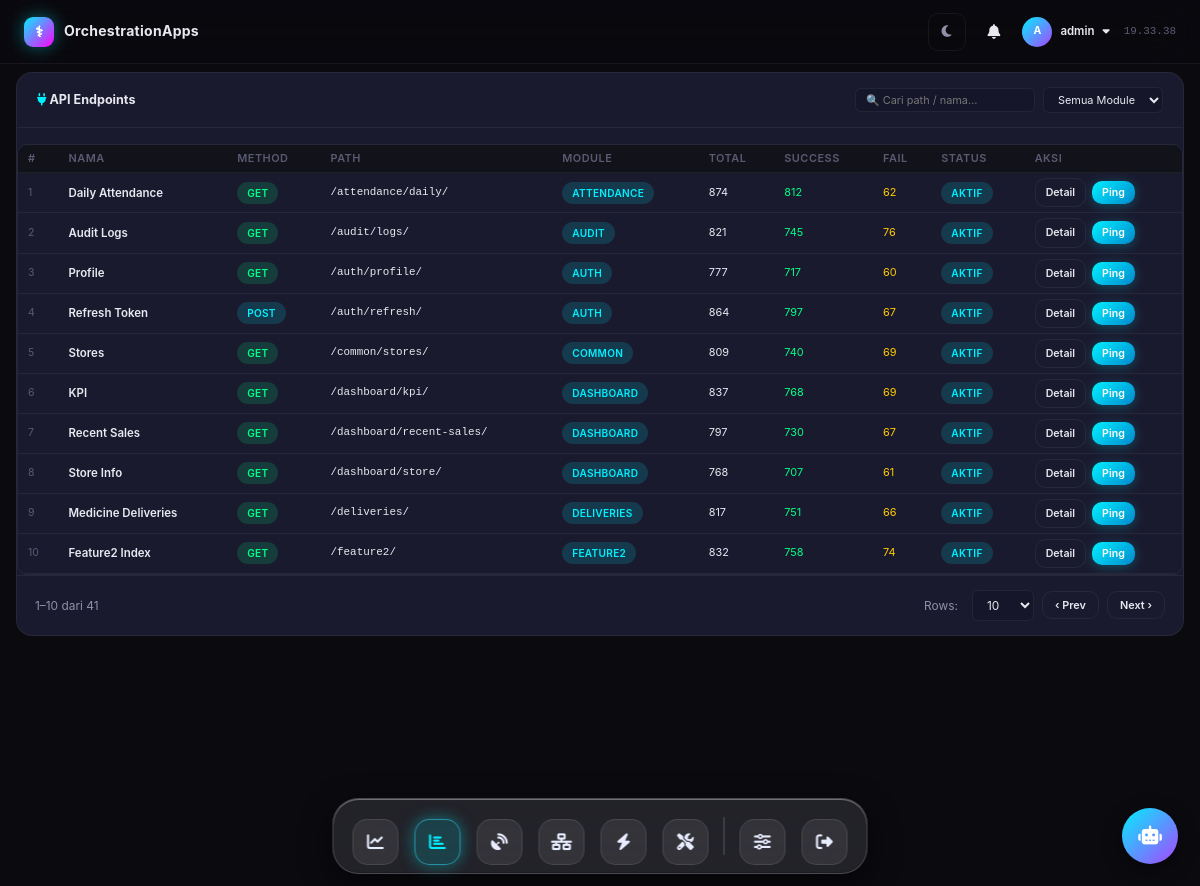
Page /endpoints/ (signed in) on the committed database.
### apps/monitor/models.py (models this page shows, shortened)
class APIEndpoint(models.Model):
    name = models.CharField(max_length=120)
    method = models.CharField(max_length=10, default="GET")
    path = models.CharField(max_length=255)  # e.g. /auth/login/
    module = models.CharField(max_length=60, default="general")
    is_active = models.BooleanField(default=True)
    created_at = models.DateTimeField(auto_now_add=True)
    class Meta:
        ordering = ["module", "name"]

### apps/monitor/views.py (the view)
# urls.py: path("endpoints/", views.endpoint_list, name="endpoint_list"),
@login_required
def endpoint_list(request):
    endpoints = APIEndpoint.objects.annotate(
        total=Count("logs"),
        success=Count("logs", filter=Q(logs__status="success")),
        fail=Count("logs", filter=Q(
            Q(logs__status="fail") | Q(logs__status="error")
        )),
    ).order_by("module", "name")
    context = {"endpoints": endpoints, "active_menu": "endpoints"}
    return render(request, "monitor/endpoints.html", context)

### templates/monitor/endpoints.html (shortened to what this page needs)
{% extends "base.html" %}
{% block content %}
<div class="card">
  <div class="card__header">
    <h2 class="card__title"><i class="fa-solid fa-plug" style="color:var(--neon-cyan)"></i> API Endpoints</h2>
    <div class="card__actions">
      <input type="text" id="epSearch" class="select-sm" placeholder="🔍 Cari path / nama…" style="width:180px">
      <select id="epModuleFilter" class="select-sm">
        <option value="">Semua Module</option>
      </select>
    </div>
  </div>
  <div class="card__body" style="padding:0">
    <div class="table-wrapper">
      <table class="table table--compact">
        <thead><tr>
          <th>#</th><th>Nama</th><th>Method</th><th>Path</th>
          <th>Module</th><th>Total</th><th>Success</th><th>Fail</th><th>Status</th><th>Aksi</th>
        </tr></thead>
        <tbody id="epTbody">
          {% for ep in endpoints %}
          <tr class="ep-row"
              data-name="{{ ep.name|lower }}"
              data-path="{{ ep.path|lower }}"
              data-module="{{ ep.module }}">
            <td class="text-muted" style="font-size:.75rem">{{ forloop.counter }}</td>
            <td style="font-size:.82rem;font-weight:600">{{ ep.name }}</td>
            <td><span class="badge badge--method-{{ ep.method|lower }}">{{ ep.method }}</span></td>
            <td class="text-mono" style="font-size:.78rem">{{ ep.path }}</td>
            <td><span class="badge badge--module">{{ ep.module }}</span></td>
            <td>{{ ep.total }}</td>
            <td class="text-success">{{ ep.success }}</td>
            <td class="text-warn">{{ ep.fail }}</td>
            <td>
              {% if ep.is_active %}
                <span class="badge badge-info">Aktif</span>
              {% else %}
                <span class="badge badge-muted">Nonaktif</span>
              {% endif %}
            </td>
            <td class="actions-cell">
              <a href="{% url 'endpoint_detail' ep.pk %}" class="btn btn--sm btn--secondary">Detail</a>
              <button class="btn btn--sm btn--primary ping-btn"
                      data-id="{{ ep.pk }}" data-path="{{ ep.path }}">Ping</button>
            </td>
          </tr>
          {% empty %}
          <tr><td colspan="10" class="text-center text-muted" style="padding:2rem">
            Belum ada endpoint. <a href="/admin/">Tambah via Admin</a>.
          </td></tr>
          {% endfor %}
        </tbody>
      </table>
    </div>
    <div class="pagination-bar" id="epPager">
      <span class="page-info" id="epInfo"></span>
      <div class="page-actions">
        <span class="page-size-label">Rows:</span>
        <select id="epPageSize" class="select-sm">
          <option value="10" selected>10</option>
        </select>
        <button class="btn btn-outline btn-sm" id="epPrev">‹ Prev</button>
        <button class="btn btn-outline btn-sm" id="epNext">Next ›</button>
      </div>
    </div>
  </div>
</div>
{% endblock %}

### templates/partials/navbar.html (shortened to what this page needs)
<header class="navbar">
  <div class="navbar__brand">
    <span class="navbar__logo">⚕</span>
    <span class="navbar__title">OrchestrationApps</span>
  </div>
  <div class="navbar__right">
    <button class="navbar__theme" id="themeToggle" title="Ubah tema" aria-label="Ubah tema">
      <i class="fa-solid fa-moon"></i>
    </button>
    <div class="navbar__notify" id="notifyBell">
      <button class="navbar__bell" id="bellBtn" title="Notifikasi" aria-label="Notifikasi">
        <i class="fa-solid fa-bell"></i>
      </button>
    </div>
    <div class="navbar__user" id="userMenuWrap">
      <div class="navbar__avatar">{{ request.user.username|first|upper }}</div>
      <span>{{ request.user.username }}</span>
      <i class="fa-solid fa-caret-down"></i>
    </div>
    <span class="navbar__time" id="clock"></span>
  </div>
</header>

### static/css/theme.css (style rules this page uses)
:root { --bg-primary: #0a0a0f; --bg-secondary: #12121a; --bg-card: #1a1a2e; --bg-card-hover: #1f1f35; --bg-input: #16162a; --bg-sidebar: #0d0d18; --bg-topbar: rgba(10, 10, 15, 0.85); --text-primary: #e8e8f0; --text-secondary: #9090a8; --text-muted: #5a5a72; --neon-cyan: #00f0ff; --neon-cyan-dim: rgba(0, 240, 255, 0.15); --neon-cyan-glow: rgba(0, 240, 255, 0.4); --neon-magenta: #ff00ff; --neon-magenta-dim: rgba(255, 0, 255, 0.15); --neon-green: #00ff88; --neon-green-dim: rgba(0, 255, 136, 0.15); --neon-red: #ff3366; --neon-red-dim: rgba(255, 51, 102, 0.15); --neon-yellow: #ffcc00; --neon-yellow-dim: rgba(255, 204, 0, 0.15); --neon-orange: #ff8800; --neon-purple: #aa44ff; --border-color: rgba(255, 255, 255, 0.06); --border-active: rgba(0, 240, 255, 0.3); --shadow-sm: 0 2px 8px rgba(0, 0, 0, 0.3); --shadow-md: 0 4px 20px rgba(0, 0, 0, 0.4); --shadow-lg: 0 8px 40px rgba(0, 0, 0, 0.5); --shadow-neon: 0 0 15px rgba(0, 240, 255, 0.15); --radius-sm: 6px; --radius-md: 10px; --radius-lg: 16px; --radius-xl: 24px; --font-main: 'Inter', 'Segoe UI', sans-serif; --font-mono: 'JetBrains Mono', 'Fira Code', monospace; --transition: 0.2s ease; --transition-slow: 0.4s cubic-bezier(0.4, 0, 0.2, 1); --sidebar-width: 260px; --topbar-height: 64px; --color-text: #e8e8f0; --color-muted: #9090a8; --color-border: rgba(255, 255, 255, 0.06); --bg-canvas: #05060c; --node-fill: rgba(28, 32, 54, 0.92); --node-stroke: rgba(120, 150, 255, 0.45); --node-title: #f4f6ff; --node-tech: #9aa6d6; --tooltip-bg: #0c0c18; --tooltip-text: #ffffff; --feed-title: #f4f6ff; --feed-accent: #c8cdf0; --ns-val: #eef0ff; --ai-value: #e6e7f6; --ai-head: #cdbcff; --db-name: #c8cdf0; --db-sub: #c8cdf0; --icon-color: #9aa6d6; --grid-line: rgba(120, 160, 255, 0.07); --grid-major: rgba(120, 160, 255, 0.12); }
*, *::before, *::after { margin: 0; padding: 0; box-sizing: border-box; }
html { font-size: 14px; scroll-behavior: smooth; }
body { font-family: var(--font-main); background: var(--bg-primary); color: var(--text-primary); line-height: 1.6; overflow-x: hidden; min-height: 100vh; transition: background var(--transition), color var(--transition); }
a { color: var(--neon-cyan); text-decoration: none; transition: color var(--transition); }
.app-layout { display: block; min-height: 100vh; }
.card { background: var(--bg-card); border: 1px solid var(--border-color); border-radius: var(--radius-lg); padding: 24px; transition: all var(--transition); }
.btn { display: inline-flex; align-items: center; gap: 8px; padding: 10px 20px; border-radius: var(--radius-md); font-family: var(--font-main); font-size: 0.85rem; font-weight: 600; cursor: pointer; border: 1px solid transparent; transition: all var(--transition); text-decoration: none; white-space: nowrap; }
.btn-outline { background: transparent; border: 1px solid var(--border-color); color: var(--text-primary); }
.btn-sm { padding: 6px 12px; font-size: 0.78rem; }
.table-wrapper { overflow-x: auto; border-radius: var(--radius-md); border: 1px solid var(--border-color); }
.table { width: 100%; border-collapse: collapse; font-size: 0.85rem; }
.table thead th { padding: 12px 16px; text-align: left; font-weight: 600; font-size: 0.75rem; text-transform: uppercase; letter-spacing: 0.5px; color: var(--text-muted); background: var(--bg-secondary); border-bottom: 1px solid var(--border-color); white-space: nowrap; }
.table tbody tr { transition: background var(--transition); border-bottom: 1px solid var(--border-color); }
.table tbody td { padding: 12px 16px; vertical-align: middle; }
.badge { display: inline-flex; align-items: center; gap: 4px; padding: 3px 10px; border-radius: 20px; font-size: 0.72rem; font-weight: 600; text-transform: uppercase; letter-spacing: 0.3px; }
.badge-info { background: var(--neon-cyan-dim); color: var(--neon-cyan); }
.text-muted { color: var(--text-muted); }
.pagination-bar { display: flex; align-items: center; justify-content: space-between; padding: 14px 18px; border-top: 1px solid var(--border-color); }
.pagination-bar .page-info { font-size: 0.85rem; color: var(--text-secondary); }
.pagination-bar .page-actions { display: flex; gap: 8px; align-items: center; }
.pagination-bar select { background: var(--bg-input); color: var(--text-primary); border: 1px solid var(--border-color); border-radius: var(--radius-sm); padding: 6px 10px; font-size: 0.85rem; }
.pagination-bar .page-size-label { font-size: 0.85rem; color: var(--text-secondary); margin-right: 6px; }

### rows in the picture
APIEndpoint: name "Daily Attendance", method "GET", path "/attendance/daily/", module "ATTENDANCE", total "874", success "812", fail "62", is_active "AKTIF"
APIEndpoint: name "Audit Logs", method "GET", path "/audit/logs/", module "AUDIT", total "821", success "745", fail "76", is_active "AKTIF"
APIEndpoint: name "Profile", method "GET", path "/auth/profile/", module "AUTH", total "777", success "717", fail "60", is_active "AKTIF"
APIEndpoint: name "Refresh Token", method "POST", path "/auth/refresh/", module "AUTH", total "864", success "797", fail "67", is_active "AKTIF"
APIEndpoint: name "Stores", method "GET", path "/common/stores/", module "COMMON", total "809", success "740", fail "69", is_active "AKTIF"
APIEndpoint: name "KPI", method "GET", path "/dashboard/kpi/", module "DASHBOARD", total "837", success "768", fail "69", is_active "AKTIF"
APIEndpoint: name "Recent Sales", method "GET", path "/dashboard/recent-sales/", module "DASHBOARD", total "797", success "730", fail "67", is_active "AKTIF"
APIEndpoint: name "Store Info", method "GET", path "/dashboard/store/", module "DASHBOARD", total "768", success "707", fail "61", is_active "AKTIF"
APIEndpoint: name "Medicine Deliveries", method "GET", path "/deliveries/", module "DELIVERIES", total "817", success "751", fail "66", is_active "AKTIF"
APIEndpoint: name "Feature2 Index", method "GET", path "/feature2/", module "FEATURE2", total "832", success "758", fail "74", is_active "AKTIF"

### other values in the picture
{{ request.user.username|first|upper }} "A"
{{ request.user.username }} "admin"
